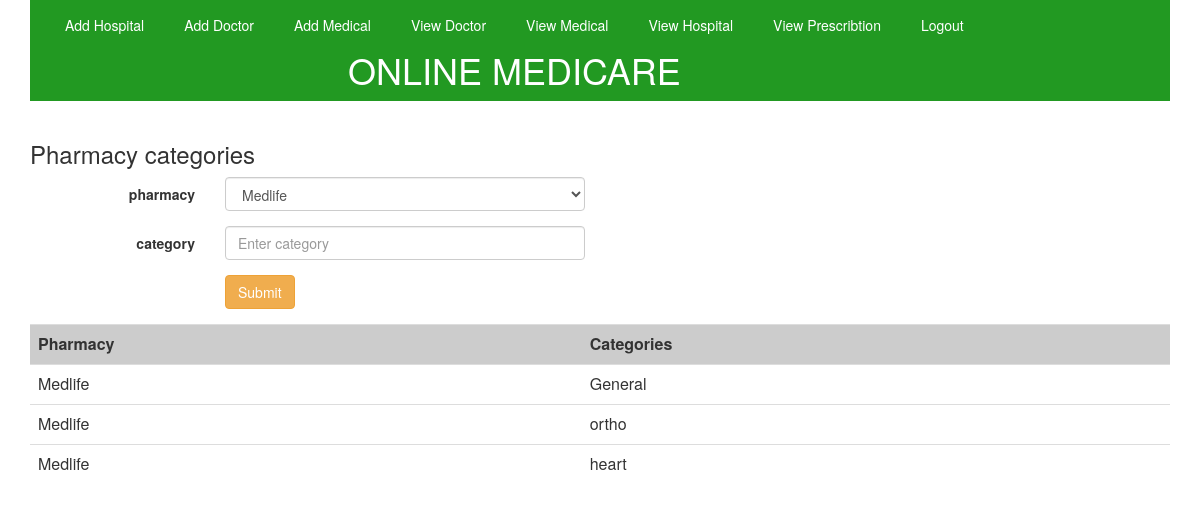
The app's page /admin/pharmacy_categories.php, older data.
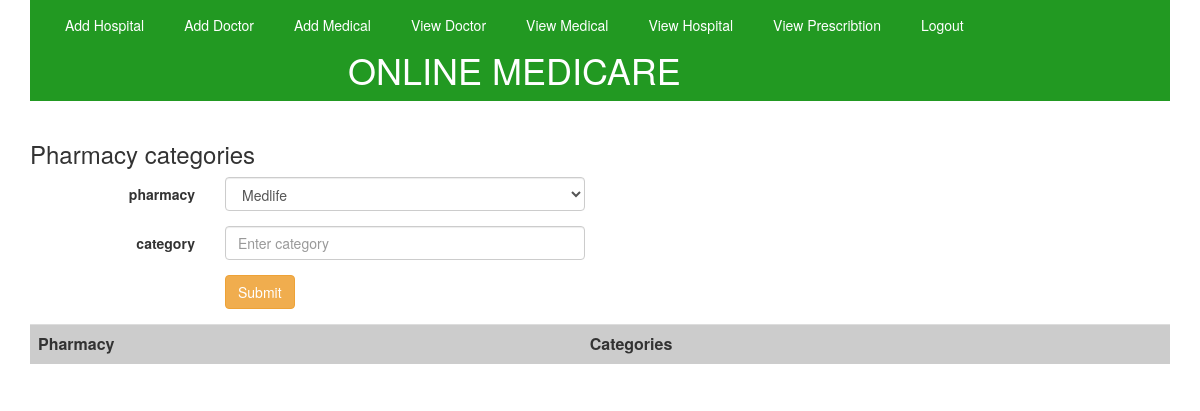
The same page, newer data.
### tables this page shows
CREATE TABLE IF NOT EXISTS `pharmacy_brand` (
`pharmacy_brand_id` int(11) NOT NULL,
  `pharmacy_brand` varchar(300) NOT NULL
);

CREATE TABLE IF NOT EXISTS `pharmacy_category` (
`pharmacy_category_id` int(11) NOT NULL,
  `pharmacy_brand` varchar(300) NOT NULL,
  `pharmacy_category` varchar(300) NOT NULL
);

### admin/pharmacy_categories.php (the view, shortened to what this page needs)
     <div class="container">
<?Php
include('top.php');
include ('db.php');
 ?>
	  <h3>Pharmacy categories</h3>
	  <form class="form-horizontal" method="post">
		 <div class="form-group">
		  <label class="control-label col-sm-2" for="pharmacy_brand">pharmacy</label>
		  <div class="col-sm-4">
			<select name="pharmacy_brand" class="form-control">
			 <?php	$selectss =mysqli_query($con,"SELECT * FROM pharmacy_brand");
						while ($rowss=mysqli_fetch_array($selectss)) 		{	 ?>
			<option value="<?php echo $rowss['pharmacy_brand_id']; ?>"><?php echo $rowss['pharmacy_brand']; ?></option>
			<?php } ?>
			</select>
		  </div>
		</div>
	 	<div class="form-group">
		  <label class="control-label col-sm-2" for="pharmacy_category">category</label>
		  <div class="col-sm-4">
			<input type="text" class="form-control" name="pharmacy_category" id="pharmacy_category" placeholder="Enter category" required>
		  </div>
		</div>
		<div class="form-group">
		  <div class="col-sm-offset-2 col-sm-10">
			<button type="submit" name="submit" class="btn btn-warning">Submit</button>
		  </div>
		</div>
	  </form>
	  <table class="table">
	<tr bgcolor="#ccc">
		<th>Pharmacy</th>
		<th>Categories</th>
		</tr>
	<?php
	$select_brand =mysqli_query($con,"SELECT * FROM pharmacy_brand");
	while ($row_brand=mysqli_fetch_array($select_brand))
	{
	$select_category =mysqli_query($con,"SELECT * FROM pharmacy_category");
	while ($row_category=mysqli_fetch_array($select_category))
	{
		if($row_brand['pharmacy_brand_id']==$row_category['pharmacy_brand'])
		{
	  ?>
	   <tr>
	   <td><?php echo $row_brand['pharmacy_brand'];?></td>
	   <td><?php echo $row_category['pharmacy_category'];?></td>
	   </tr>
	 <?php  }   }  }	?>
	</table>
		</div>

Row changes from the older to the newer data that the page shows:
no longer on this page (row unchanged): pharmacy_brand: pharmacy_brand "Medlife"
removed pharmacy_category: pharmacy_category "General"
removed pharmacy_category: pharmacy_category "ortho"
removed pharmacy_category: pharmacy_category "heart"
